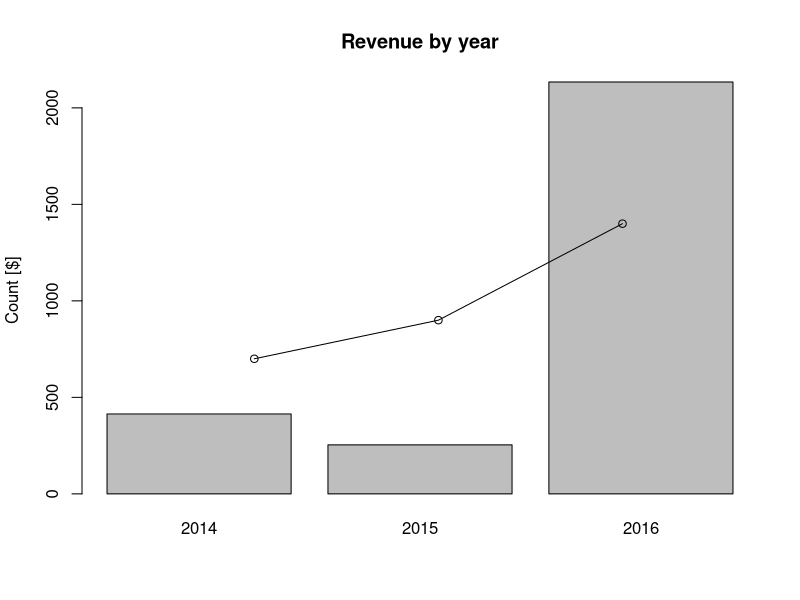
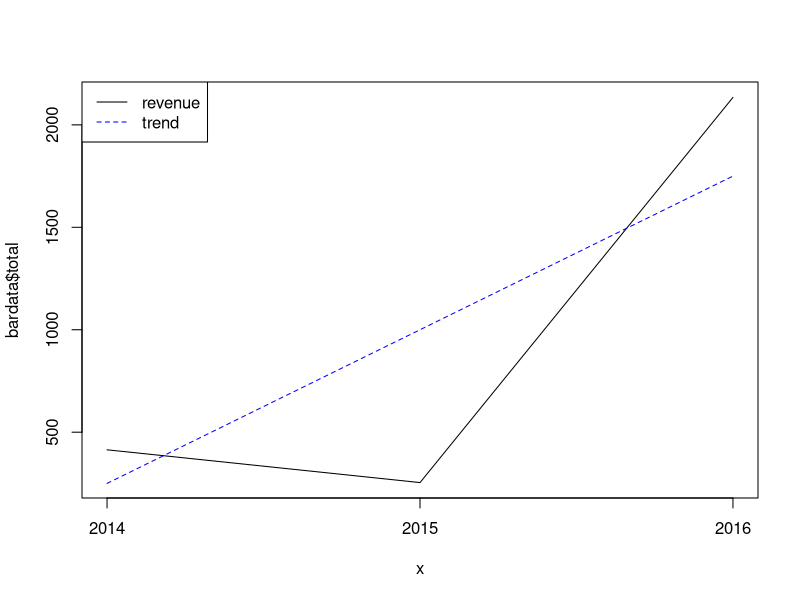
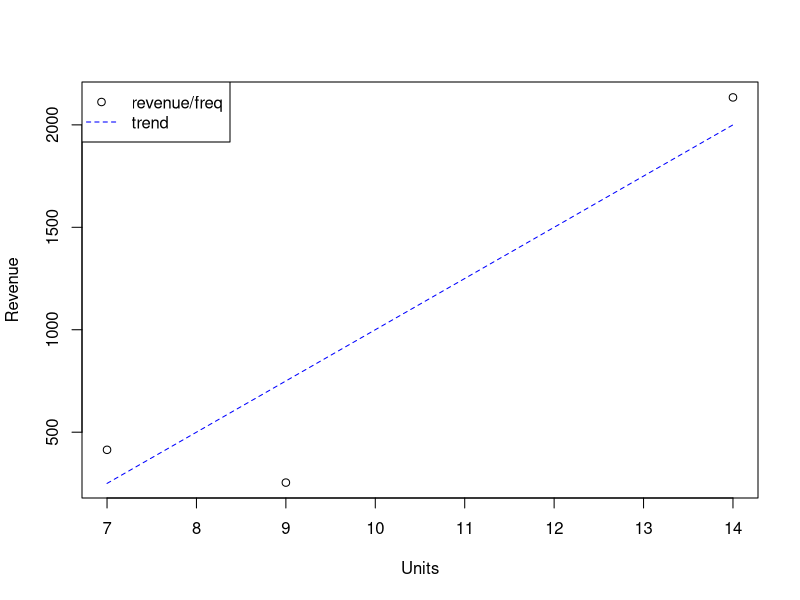

These charts were generated, in order, by the following R code: (Note: this script raises an error after producing the figures.)
revenue <- data.frame(total=as.numeric(c(250, 20, 35, 0, 5, 120, 550, 12, 14, 18,
                                         50, 130, 15, 44, 33, 250, 0, 99, 95, 20,
                                         30, 200, 350, 11, 55, 0, 12, 160, 44, 180)),
                      areas=c('L', 'M', 'L', 'F', 'M', 'M', 'F', 'M', 'F', 'M',
                              'L', 'M', 'L', 'F', 'M', 'M', 'F', 'M', 'F', 'M',
                              'L', 'M', 'L', 'F', 'M', 'M', 'F', 'M', 'F', 'M'),
                      years=c('2014', '2015', '2015', '2014', '2014', '2016', '2016', '2015', '2015', '2015',
                              '2015', '2016', '2014', '2016', '2014', '2016', '2016', '2014', '2016', '2015',
                              '2015', '2016', '2016', '2016', '2015', '2016', '2014', '2016', '2016', '2016'))

# count units and total revenue per year
bardata <- aggregate(total~years, data=revenue, sum)
bardata$freq <- aggregate(total~years, data=revenue, length)$total

# Plot the revenue and units (* 100) in one graph
barplot(bardata$total, names.arg = bardata$years , ylab="Count [$]", main="Revenue by year")
lines(bardata$freq*100)
points(bardata$freq*100)

# Plot revenue per years
x <- as.integer(as.character(bardata$years))
plot(x, bardata$total, type='l', xaxt="n")
axis(1, at=round(x, 0))

# displaying the trend
lines(x, c(250, 1000, 1750), type='l', lty=2, col="blue")
legend("topleft", c("revenue", "trend"), col=c("black", "blue"), lty=1:2)

# plot revenue per units number
plot(total~freq, data=bardata, xlab="Units", ylab="Revenue")
lines(c(7, 10, 13, 14), c(250, 1000, 1750, 2000), type='l', lty=2, col="blue")
legend("topleft", c("revenue/freq", "trend"), col=c("black", "blue"), lty=c(0,2), pch=c(21, -1))

# plot revenue per units for different areas
bardata <- aggregate(total~years + areas, data=revenue, sum)
bardata$freq <- aggregate(total~years + areas, data=revenue, length)$total

plot(total~freq, data=bardata, xlab="Units", ylab="Revenue", col=areas)
legend("topleft", legend=levels(bardata$areas), col=1:length(levels(bardata$areas)), pch=21)

